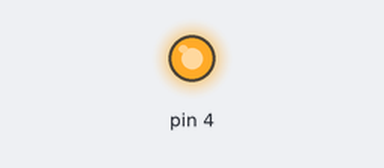
This sketch was run on a simulated Arduino Uno, built with avr-gcc and run on an emulated ATmega328P. Parts: output pins drawn as LEDs (lit = HIGH).

Above: at 2.5 s.
At 10.0 s:
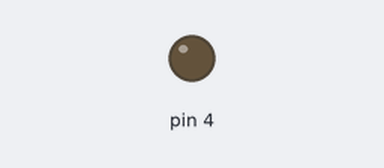
Timing chart, 0 to 19.5 s (numbered marks = the images above):
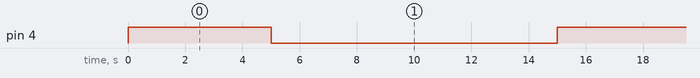

Measured:
- by itself, pin 4: alternates HIGH for 5.0 s and LOW for 10.0 s

The sketch:

ActivateRelay.ino
```cpp
/*
  Blink adapted
  Turn the motor on and off.

  Jube Schi
 */

//Activate the relay on digital output 4

// the setup function runs once when you press reset or power the board
void setup() {
  // initialize digital pin 4 as an output.
  pinMode(4, OUTPUT);
}

// the loop function runs over and over again forever
void loop() {
  digitalWrite(4, HIGH);   // turn the motor on (HIGH is the voltage level)
  delay(5000);              // wait for n seconds
  digitalWrite(4, LOW);    // turn the motor off by making the voltage LOW
  delay(10000);              // wait for n seconds
}
```
